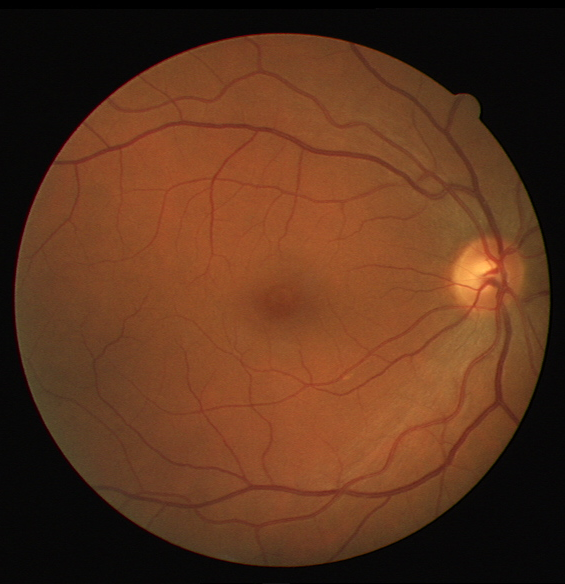
#> input picture Original.tif, 565 x 584 px
$ jupyter execute 'FInal Image lab.ipynb'
#> lines starting #> are read from the running program, lines starting #| are printed output that depends on the picture; after the words box and inside, x2 and y2 are one past the last pixel; in counts of white or black regions, pixels touching at a corner belong together
[cell 1]
import cv2
import numpy as np
import matplotlib.pyplot as plt

[cell 2]
img = cv2.imread("Original.tif",cv2.IMREAD_GRAYSCALE)
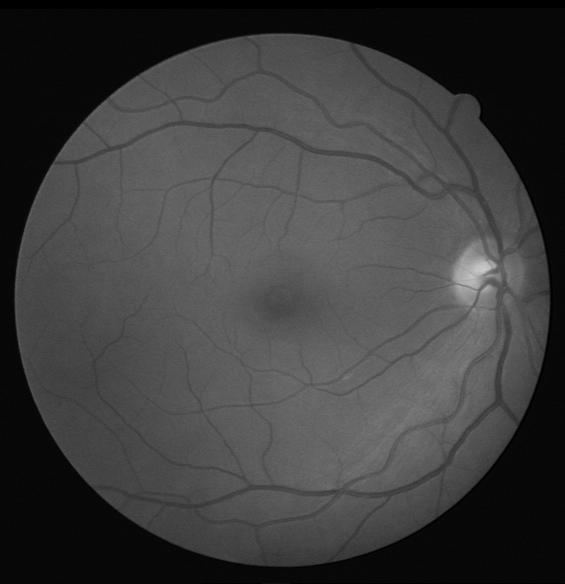
#> img: shape (584, 565); min 0, max 207, mean 61.1

[cell 3]
kernel3 = cv2.getStructuringElement(cv2.MORPH_ELLIPSE,(3,3))
kernel5 = cv2.getStructuringElement(cv2.MORPH_ELLIPSE,(5,5))
kernel7 = cv2.getStructuringElement(cv2.MORPH_ELLIPSE,(7,7))
t_lo = 136
t_hi = 224

#blured = cv2.pyrMeanShiftFiltering(img, 3, 9)
blured = cv2.bilateralFilter(img, 9, 32, 72)

clahe = cv2.createCLAHE(clipLimit=129.0, tileGridSize=(64, 64))
cl1 = clahe.apply(blured)
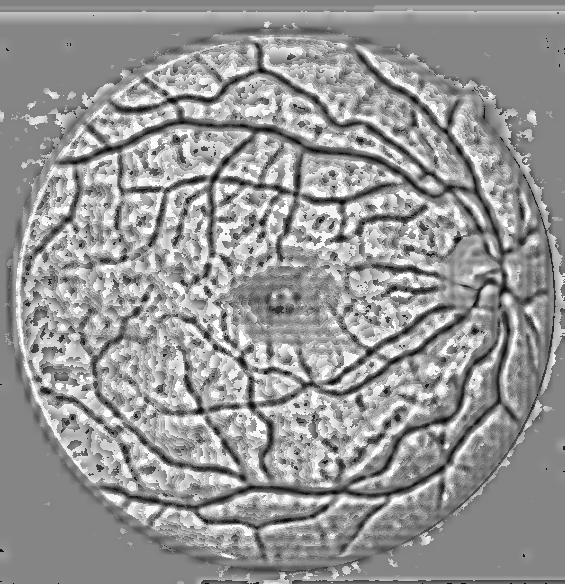
#> cl1: shape (584, 565); min 1, max 255, mean 150.1
cl1 = 255 - cl1
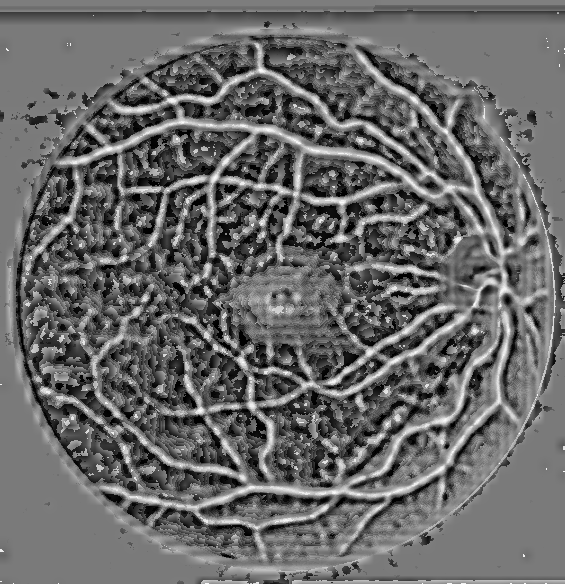
#> cl1: shape (584, 565); min 0, max 254, mean 104.9

ret, thresh_hi = cv2.threshold(cl1, t_hi, 255, cv2.THRESH_TOZERO)
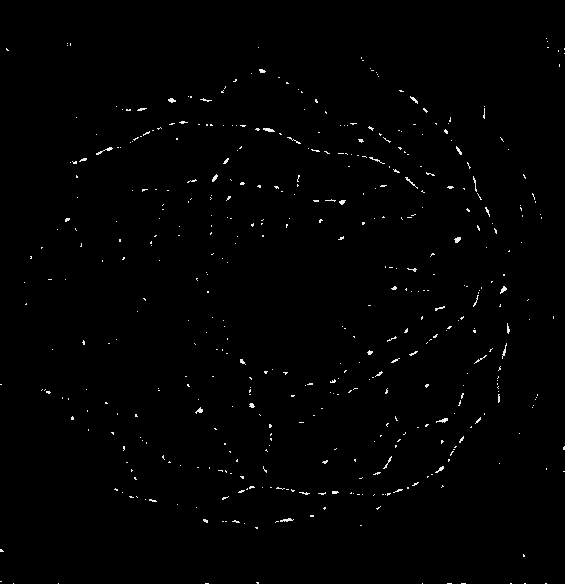
#> thresh_hi: shape (584, 565); min 0, max 254, mean 1.9
#> ret = 224
ret, thresh_lo = cv2.threshold(cl1, t_lo, 255, cv2.THRESH_TOZERO)
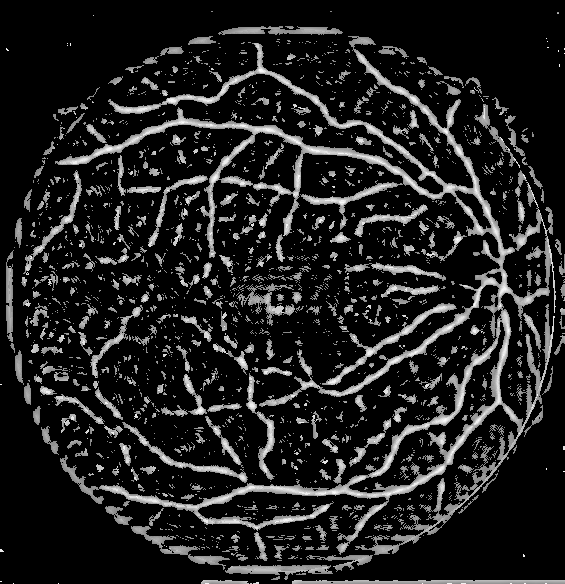
#> thresh_lo: shape (584, 565); min 0, max 254, mean 32.5
#> ret = 136

[cell 4]
current = np.copy(thresh_hi)
prev = np.copy(current)
prev[:] = 0
#> prev: shape (584, 565); 0.83% of pixels changed, all inside (x1, y1, x2, y2) = (0, 38, 565, 584)
current = cv2.morphologyEx(current, cv2.MORPH_OPEN, kernel5)
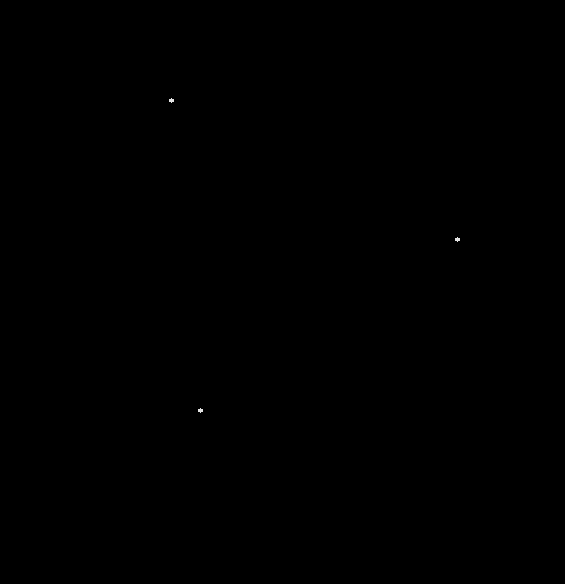
#> current: shape (584, 565); min 0, max 228, mean 0
iter_num = 0
max_iter = 1000

[cell 5]
while np.sum(current - prev) > 0 and iter_num < max_iter:
    iter_num = iter_num+1
    prev = np.copy(current)
    current = cv2.dilate(current, kernel3)
    current[np.where(thresh_lo == 0)] = 0
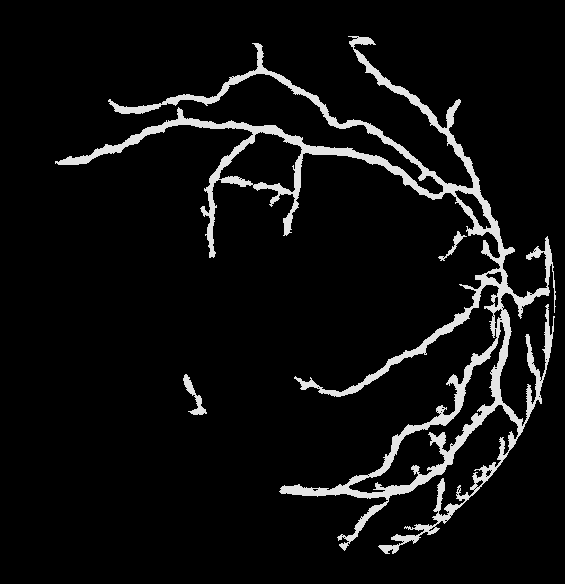
#> current: shape (584, 565); min 0, max 228, mean 15.2
#> after the loop, iter_num = 1000

[cell 6]
plt.imshow(current,cmap='gray')

[cell 7]
contours, hierarchy = cv2.findContours(current, cv2.RETR_LIST, cv2.CHAIN_APPROX_SIMPLE)
#> contours = 54 contours, 43 with area under 20; largest, box (x1, y1, x2, y2) and area: (55, 36, 556, 554) 26512, (348, 321, 506, 494) 4796, (218, 131, 303, 193) 2932, (454, 189, 492, 230) 513, (183, 374, 207, 415) 244
for contour in contours:
    area = cv2.contourArea(contour)
    if area < 256:
        cv2.drawContours( current, [contour], 0, [0,0,0], -1 )
#> this loop made 54 passes
#> area on passes 16, 20, 29, 35, 39, 41, 43, 47, 48, 51, 54: 32.5, 26, 243.5, 4795.5, 87, 39, 116, 114.5, 513, 2932, 26512.5
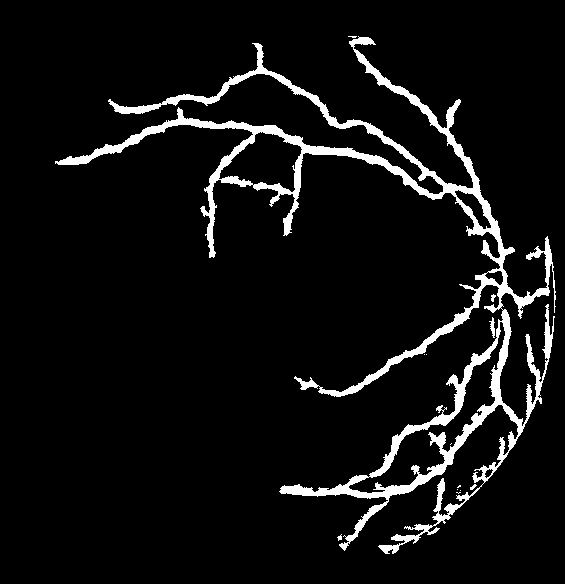
#> current: shape (584, 565); values 0 (black) and 228 (white), 6.4% white; 13 white regions (8 under 20 px), largest, box (x1, y1, x2, y2) and area: (55, 36, 556, 554) 21005, (489, 317, 495, 338) 63, (491, 294, 496, 302) 25, (470, 484, 477, 490) 22, (337, 534, 342, 541) 20

[cell 8]
opening = cv2.morphologyEx(current, cv2.MORPH_OPEN, kernel7)
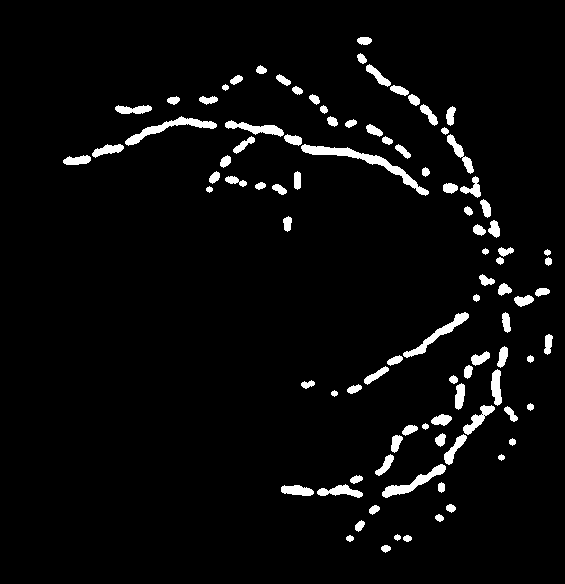
#> opening: shape (584, 565); values 0 (black) and 228 (white), 4% white; 96 white regions, largest, box (x1, y1, x2, y2) and area: (301, 144, 429, 196) 1033, (125, 116, 217, 146) 663, (382, 464, 446, 498) 565
cl1[np.where(opening == 0)] = 0
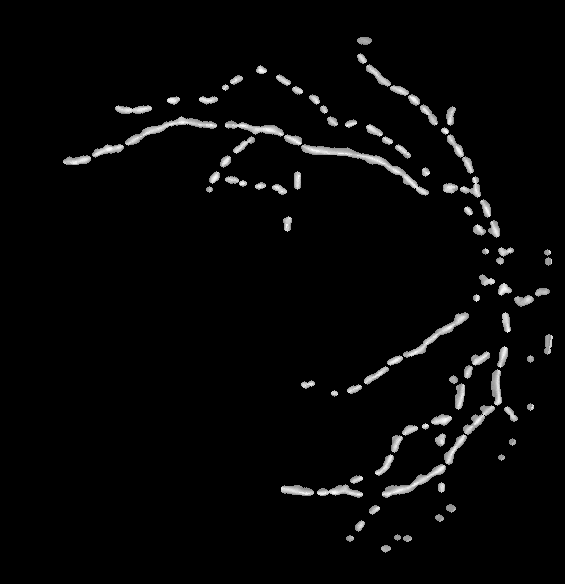
#> cl1: shape (584, 565); min 0, max 254, mean 7.5
